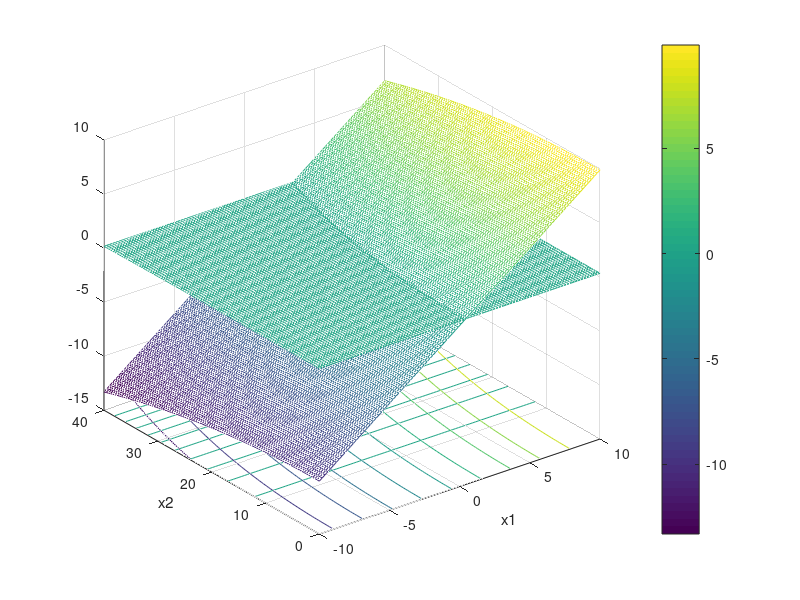

This chart was generated by the following MATLAB code:
clear all; clc; close all
x1 = linspace(-10,10);
x2 = linspace(0,40);
L = 2; g = 9.81; e = 3; mu = .3;
U  = 2; K = 0.001;
[X1,X2] = meshgrid(x1,x2);
Z = X1 - (53.7*L+U*X2.^2)*K;

figure; meshc(X1,X2,Z); hold on

Z2 = - X2.^2*K/g + (mu + 0.01*e)/(1-0.01*mu*e);
meshc(X1,X2,Z2); colorbar; 

xlabel('x1'); ylabel('x2')
